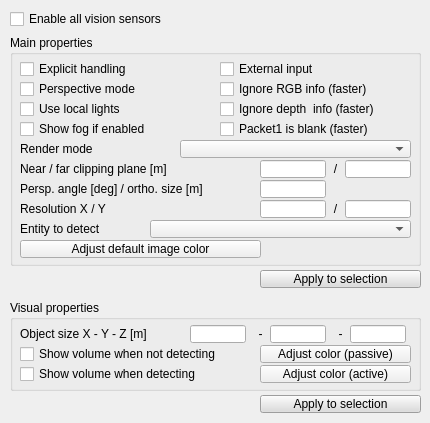
<?xml version="1.0" encoding="UTF-8"?>
<ui version="4.0">
 <class>CQDlgVisionSensors</class>
 <widget class="QDialog" name="CQDlgVisionSensors">
  <property name="geometry">
   <rect>
    <x>0</x>
    <y>0</y>
    <width>430</width>
    <height>423</height>
   </rect>
  </property>
  <property name="windowTitle">
   <string>Vision Sensor Properties</string>
  </property>
  <property name="locale">
   <locale language="English" country="UnitedStates"/>
  </property>
  <widget class="QCheckBox" name="qqEnabled">
   <property name="geometry">
    <rect>
     <x>10</x>
     <y>10</y>
     <width>261</width>
     <height>18</height>
    </rect>
   </property>
   <property name="focusPolicy">
    <enum>Qt::StrongFocus</enum>
   </property>
   <property name="text">
    <string>Enable all vision sensors</string>
   </property>
  </widget>
  <widget class="QGroupBox" name="groupBox">
   <property name="geometry">
    <rect>
     <x>10</x>
     <y>35</y>
     <width>411</width>
     <height>231</height>
    </rect>
   </property>
   <property name="title">
    <string>Main properties</string>
   </property>
   <property name="flat">
    <bool>false</bool>
   </property>
   <widget class="QCheckBox" name="qqExplicitHandling">
    <property name="geometry">
     <rect>
      <x>10</x>
      <y>25</y>
      <width>201</width>
      <height>18</height>
     </rect>
    </property>
    <property name="focusPolicy">
     <enum>Qt::StrongFocus</enum>
    </property>
    <property name="text">
     <string>Explicit handling</string>
    </property>
   </widget>
   <widget class="QCheckBox" name="qqExternalInput">
    <property name="geometry">
     <rect>
      <x>210</x>
      <y>25</y>
      <width>201</width>
      <height>18</height>
     </rect>
    </property>
    <property name="focusPolicy">
     <enum>Qt::StrongFocus</enum>
    </property>
    <property name="text">
     <string>External input</string>
    </property>
   </widget>
   <widget class="QCheckBox" name="qqPerspective">
    <property name="geometry">
     <rect>
      <x>10</x>
      <y>45</y>
      <width>201</width>
      <height>18</height>
     </rect>
    </property>
    <property name="focusPolicy">
     <enum>Qt::StrongFocus</enum>
    </property>
    <property name="text">
     <string>Perspective mode</string>
    </property>
   </widget>
   <widget class="QCheckBox" name="qqLocalLights">
    <property name="geometry">
     <rect>
      <x>10</x>
      <y>65</y>
      <width>201</width>
      <height>18</height>
     </rect>
    </property>
    <property name="focusPolicy">
     <enum>Qt::StrongFocus</enum>
    </property>
    <property name="text">
     <string>Use local lights</string>
    </property>
   </widget>
   <widget class="QCheckBox" name="qqShowFog">
    <property name="geometry">
     <rect>
      <x>10</x>
      <y>85</y>
      <width>201</width>
      <height>18</height>
     </rect>
    </property>
    <property name="focusPolicy">
     <enum>Qt::StrongFocus</enum>
    </property>
    <property name="text">
     <string>Show fog if enabled</string>
    </property>
   </widget>
   <widget class="QLabel" name="label">
    <property name="geometry">
     <rect>
      <x>10</x>
      <y>125</y>
      <width>241</width>
      <height>18</height>
     </rect>
    </property>
    <property name="text">
     <string>Near / far clipping plane [m]</string>
    </property>
   </widget>
   <widget class="QLineEdit" name="qqNearPlane">
    <property name="geometry">
     <rect>
      <x>250</x>
      <y>125</y>
      <width>66</width>
      <height>18</height>
     </rect>
    </property>
   </widget>
   <widget class="QLineEdit" name="qqFarPlane">
    <property name="geometry">
     <rect>
      <x>335</x>
      <y>125</y>
      <width>66</width>
      <height>18</height>
     </rect>
    </property>
   </widget>
   <widget class="QLabel" name="label_2">
    <property name="geometry">
     <rect>
      <x>315</x>
      <y>125</y>
      <width>21</width>
      <height>18</height>
     </rect>
    </property>
    <property name="text">
     <string>/</string>
    </property>
    <property name="alignment">
     <set>Qt::AlignCenter</set>
    </property>
   </widget>
   <widget class="QLineEdit" name="qqPerspectiveAngleOrOrthographicSize">
    <property name="geometry">
     <rect>
      <x>250</x>
      <y>145</y>
      <width>66</width>
      <height>18</height>
     </rect>
    </property>
   </widget>
   <widget class="QLabel" name="label_3">
    <property name="geometry">
     <rect>
      <x>10</x>
      <y>145</y>
      <width>241</width>
      <height>18</height>
     </rect>
    </property>
    <property name="text">
     <string>Persp. angle [deg] / ortho. size [m]</string>
    </property>
   </widget>
   <widget class="QLineEdit" name="qqResX">
    <property name="geometry">
     <rect>
      <x>250</x>
      <y>165</y>
      <width>66</width>
      <height>18</height>
     </rect>
    </property>
   </widget>
   <widget class="QLabel" name="label_4">
    <property name="geometry">
     <rect>
      <x>315</x>
      <y>165</y>
      <width>21</width>
      <height>18</height>
     </rect>
    </property>
    <property name="text">
     <string>/</string>
    </property>
    <property name="alignment">
     <set>Qt::AlignCenter</set>
    </property>
   </widget>
   <widget class="QLineEdit" name="qqResY">
    <property name="geometry">
     <rect>
      <x>335</x>
      <y>165</y>
      <width>66</width>
      <height>18</height>
     </rect>
    </property>
   </widget>
   <widget class="QLabel" name="label_5">
    <property name="geometry">
     <rect>
      <x>10</x>
      <y>165</y>
      <width>241</width>
      <height>18</height>
     </rect>
    </property>
    <property name="text">
     <string>Resolution X / Y</string>
    </property>
   </widget>
   <widget class="QToolButton" name="qqAdjustImageColor">
    <property name="geometry">
     <rect>
      <x>10</x>
      <y>205</y>
      <width>241</width>
      <height>18</height>
     </rect>
    </property>
    <property name="focusPolicy">
     <enum>Qt::StrongFocus</enum>
    </property>
    <property name="text">
     <string>Adjust default image color</string>
    </property>
   </widget>
   <widget class="QCheckBox" name="qqIgnoreRGB">
    <property name="geometry">
     <rect>
      <x>210</x>
      <y>45</y>
      <width>201</width>
      <height>18</height>
     </rect>
    </property>
    <property name="focusPolicy">
     <enum>Qt::StrongFocus</enum>
    </property>
    <property name="text">
     <string>Ignore RGB info (faster)</string>
    </property>
   </widget>
   <widget class="QCheckBox" name="qqIgnoreDepth">
    <property name="geometry">
     <rect>
      <x>210</x>
      <y>65</y>
      <width>201</width>
      <height>18</height>
     </rect>
    </property>
    <property name="focusPolicy">
     <enum>Qt::StrongFocus</enum>
    </property>
    <property name="text">
     <string>Ignore depth  info (faster)</string>
    </property>
   </widget>
   <widget class="QCheckBox" name="qqIgnorePacket1">
    <property name="geometry">
     <rect>
      <x>210</x>
      <y>85</y>
      <width>201</width>
      <height>18</height>
     </rect>
    </property>
    <property name="focusPolicy">
     <enum>Qt::StrongFocus</enum>
    </property>
    <property name="text">
     <string>Packet1 is blank (faster)</string>
    </property>
   </widget>
   <widget class="QLabel" name="label_9">
    <property name="geometry">
     <rect>
      <x>10</x>
      <y>105</y>
      <width>151</width>
      <height>18</height>
     </rect>
    </property>
    <property name="text">
     <string>Render mode</string>
    </property>
   </widget>
   <widget class="QComboBox" name="qqRenderModeCombo">
    <property name="geometry">
     <rect>
      <x>170</x>
      <y>105</y>
      <width>231</width>
      <height>18</height>
     </rect>
    </property>
   </widget>
   <widget class="QComboBox" name="qqEntityCombo">
    <property name="geometry">
     <rect>
      <x>140</x>
      <y>185</y>
      <width>261</width>
      <height>18</height>
     </rect>
    </property>
   </widget>
   <widget class="QLabel" name="label_10">
    <property name="geometry">
     <rect>
      <x>10</x>
      <y>185</y>
      <width>131</width>
      <height>18</height>
     </rect>
    </property>
    <property name="text">
     <string>Entity to detect</string>
    </property>
   </widget>
  </widget>
  <widget class="QGroupBox" name="groupBox_4">
   <property name="geometry">
    <rect>
     <x>10</x>
     <y>300</y>
     <width>411</width>
     <height>91</height>
    </rect>
   </property>
   <property name="title">
    <string>Visual properties</string>
   </property>
   <property name="flat">
    <bool>false</bool>
   </property>
   <widget class="QToolButton" name="qqCasingColorPassive">
    <property name="geometry">
     <rect>
      <x>250</x>
      <y>45</y>
      <width>151</width>
      <height>18</height>
     </rect>
    </property>
    <property name="focusPolicy">
     <enum>Qt::StrongFocus</enum>
    </property>
    <property name="text">
     <string>Adjust color (passive)</string>
    </property>
   </widget>
   <widget class="QToolButton" name="qqCasingColorActive">
    <property name="geometry">
     <rect>
      <x>250</x>
      <y>65</y>
      <width>151</width>
      <height>18</height>
     </rect>
    </property>
    <property name="focusPolicy">
     <enum>Qt::StrongFocus</enum>
    </property>
    <property name="text">
     <string>Adjust color (active)</string>
    </property>
   </widget>
   <widget class="QCheckBox" name="qqShowDetecting">
    <property name="geometry">
     <rect>
      <x>10</x>
      <y>65</y>
      <width>241</width>
      <height>18</height>
     </rect>
    </property>
    <property name="focusPolicy">
     <enum>Qt::StrongFocus</enum>
    </property>
    <property name="text">
     <string>Show volume when detecting</string>
    </property>
   </widget>
   <widget class="QCheckBox" name="qqShowNotDetecting">
    <property name="geometry">
     <rect>
      <x>10</x>
      <y>45</y>
      <width>241</width>
      <height>18</height>
     </rect>
    </property>
    <property name="focusPolicy">
     <enum>Qt::StrongFocus</enum>
    </property>
    <property name="text">
     <string>Show volume when not detecting</string>
    </property>
   </widget>
   <widget class="QLineEdit" name="qqSizeZ">
    <property name="geometry">
     <rect>
      <x>340</x>
      <y>25</y>
      <width>56</width>
      <height>18</height>
     </rect>
    </property>
   </widget>
   <widget class="QLineEdit" name="qqSizeY">
    <property name="geometry">
     <rect>
      <x>260</x>
      <y>25</y>
      <width>56</width>
      <height>18</height>
     </rect>
    </property>
   </widget>
   <widget class="QLabel" name="label_8">
    <property name="geometry">
     <rect>
      <x>240</x>
      <y>25</y>
      <width>21</width>
      <height>18</height>
     </rect>
    </property>
    <property name="text">
     <string>-</string>
    </property>
    <property name="alignment">
     <set>Qt::AlignCenter</set>
    </property>
   </widget>
   <widget class="QLabel" name="label_6">
    <property name="geometry">
     <rect>
      <x>10</x>
      <y>25</y>
      <width>171</width>
      <height>18</height>
     </rect>
    </property>
    <property name="text">
     <string>Object size X - Y - Z [m]</string>
    </property>
   </widget>
   <widget class="QLineEdit" name="qqSizeX">
    <property name="geometry">
     <rect>
      <x>180</x>
      <y>25</y>
      <width>56</width>
      <height>18</height>
     </rect>
    </property>
   </widget>
   <widget class="QLabel" name="label_7">
    <property name="geometry">
     <rect>
      <x>320</x>
      <y>25</y>
      <width>21</width>
      <height>18</height>
     </rect>
    </property>
    <property name="text">
     <string>-</string>
    </property>
    <property name="alignment">
     <set>Qt::AlignCenter</set>
    </property>
   </widget>
  </widget>
  <widget class="QToolButton" name="qqApplyMainProperties">
   <property name="geometry">
    <rect>
     <x>260</x>
     <y>270</y>
     <width>161</width>
     <height>18</height>
    </rect>
   </property>
   <property name="palette">
    <palette>
     <active>
      <colorrole role="WindowText">
       <brush brushstyle="SolidPattern">
        <color alpha="255">
         <red>0</red>
         <green>0</green>
         <blue>0</blue>
        </color>
       </brush>
      </colorrole>
      <colorrole role="Button">
       <brush brushstyle="SolidPattern">
        <color alpha="255">
         <red>220</red>
         <green>220</green>
         <blue>220</blue>
        </color>
       </brush>
      </colorrole>
      <colorrole role="Light">
       <brush brushstyle="SolidPattern">
        <color alpha="255">
         <red>255</red>
         <green>255</green>
         <blue>255</blue>
        </color>
       </brush>
      </colorrole>
      <colorrole role="Midlight">
       <brush brushstyle="SolidPattern">
        <color alpha="255">
         <red>237</red>
         <green>237</green>
         <blue>237</blue>
        </color>
       </brush>
      </colorrole>
      <colorrole role="Dark">
       <brush brushstyle="SolidPattern">
        <color alpha="255">
         <red>110</red>
         <green>110</green>
         <blue>110</blue>
        </color>
       </brush>
      </colorrole>
      <colorrole role="Mid">
       <brush brushstyle="SolidPattern">
        <color alpha="255">
         <red>147</red>
         <green>147</green>
         <blue>147</blue>
        </color>
       </brush>
      </colorrole>
      <colorrole role="Text">
       <brush brushstyle="SolidPattern">
        <color alpha="255">
         <red>0</red>
         <green>0</green>
         <blue>0</blue>
        </color>
       </brush>
      </colorrole>
      <colorrole role="BrightText">
       <brush brushstyle="SolidPattern">
        <color alpha="255">
         <red>255</red>
         <green>255</green>
         <blue>255</blue>
        </color>
       </brush>
      </colorrole>
      <colorrole role="ButtonText">
       <brush brushstyle="SolidPattern">
        <color alpha="255">
         <red>0</red>
         <green>0</green>
         <blue>0</blue>
        </color>
       </brush>
      </colorrole>
      <colorrole role="Base">
       <brush brushstyle="SolidPattern">
        <color alpha="255">
         <red>255</red>
         <green>255</green>
         <blue>255</blue>
        </color>
       </brush>
      </colorrole>
      <colorrole role="Window">
       <brush brushstyle="SolidPattern">
        <color alpha="255">
         <red>220</red>
         <green>220</green>
         <blue>220</blue>
        </color>
       </brush>
      </colorrole>
      <colorrole role="Shadow">
       <brush brushstyle="SolidPattern">
        <color alpha="255">
         <red>0</red>
         <green>0</green>
         <blue>0</blue>
        </color>
       </brush>
      </colorrole>
      <colorrole role="AlternateBase">
       <brush brushstyle="SolidPattern">
        <color alpha="255">
         <red>237</red>
         <green>237</green>
         <blue>237</blue>
        </color>
       </brush>
      </colorrole>
      <colorrole role="ToolTipBase">
       <brush brushstyle="SolidPattern">
        <color alpha="255">
         <red>255</red>
         <green>255</green>
         <blue>220</blue>
        </color>
       </brush>
      </colorrole>
      <colorrole role="ToolTipText">
       <brush brushstyle="SolidPattern">
        <color alpha="255">
         <red>0</red>
         <green>0</green>
         <blue>0</blue>
        </color>
       </brush>
      </colorrole>
      <colorrole role="PlaceholderText">
       <brush brushstyle="NoBrush">
        <color alpha="128">
         <red>0</red>
         <green>0</green>
         <blue>0</blue>
        </color>
       </brush>
      </colorrole>
     </active>
     <inactive>
      <colorrole role="WindowText">
       <brush brushstyle="SolidPattern">
        <color alpha="255">
         <red>0</red>
         <green>0</green>
         <blue>0</blue>
        </color>
       </brush>
      </colorrole>
      <colorrole role="Button">
       <brush brushstyle="SolidPattern">
        <color alpha="255">
         <red>220</red>
         <green>220</green>
         <blue>220</blue>
        </color>
       </brush>
      </colorrole>
      <colorrole role="Light">
       <brush brushstyle="SolidPattern">
        <color alpha="255">
         <red>255</red>
         <green>255</green>
         <blue>255</blue>
        </color>
       </brush>
      </colorrole>
      <colorrole role="Midlight">
       <brush brushstyle="SolidPattern">
        <color alpha="255">
         <red>237</red>
         <green>237</green>
         <blue>237</blue>
        </color>
       </brush>
      </colorrole>
      <colorrole role="Dark">
       <brush brushstyle="SolidPattern">
        <color alpha="255">
         <red>110</red>
         <green>110</green>
         <blue>110</blue>
        </color>
       </brush>
      </colorrole>
      <colorrole role="Mid">
       <brush brushstyle="SolidPattern">
        <color alpha="255">
         <red>147</red>
         <green>147</green>
         <blue>147</blue>
        </color>
       </brush>
      </colorrole>
      <colorrole role="Text">
       <brush brushstyle="SolidPattern">
        <color alpha="255">
         <red>0</red>
         <green>0</green>
         <blue>0</blue>
        </color>
       </brush>
      </colorrole>
      <colorrole role="BrightText">
       <brush brushstyle="SolidPattern">
        <color alpha="255">
         <red>255</red>
         <green>255</green>
         <blue>255</blue>
        </color>
       </brush>
      </colorrole>
      <colorrole role="ButtonText">
       <brush brushstyle="SolidPattern">
        <color alpha="255">
         <red>0</red>
         <green>0</green>
         <blue>0</blue>
        </color>
       </brush>
      </colorrole>
      <colorrole role="Base">
       <brush brushstyle="SolidPattern">
        <color alpha="255">
         <red>255</red>
         <green>255</green>
         <blue>255</blue>
        </color>
       </brush>
      </colorrole>
      <colorrole role="Window">
       <brush brushstyle="SolidPattern">
        <color alpha="255">
         <red>220</red>
         <green>220</green>
         <blue>220</blue>
        </color>
       </brush>
      </colorrole>
      <colorrole role="Shadow">
       <brush brushstyle="SolidPattern">
        <color alpha="255">
         <red>0</red>
         <green>0</green>
         <blue>0</blue>
        </color>
       </brush>
      </colorrole>
      <colorrole role="AlternateBase">
       <brush brushstyle="SolidPattern">
        <color alpha="255">
         <red>237</red>
         <green>237</green>
         <blue>237</blue>
        </color>
       </brush>
      </colorrole>
      <colorrole role="ToolTipBase">
       <brush brushstyle="SolidPattern">
        <color alpha="255">
         <red>255</red>
         <green>255</green>
         <blue>220</blue>
        </color>
       </brush>
      </colorrole>
      <colorrole role="ToolTipText">
       <brush brushstyle="SolidPattern">
        <color alpha="255">
         <red>0</red>
         <green>0</green>
         <blue>0</blue>
        </color>
       </brush>
      </colorrole>
      <colorrole role="PlaceholderText">
       <brush brushstyle="NoBrush">
        <color alpha="128">
         <red>0</red>
         <green>0</green>
         <blue>0</blue>
        </color>
       </brush>
      </colorrole>
     </inactive>
     <disabled>
      <colorrole role="WindowText">
       <brush brushstyle="SolidPattern">
        <color alpha="255">
         <red>110</red>
         <green>110</green>
         <blue>110</blue>
        </color>
       </brush>
      </colorrole>
      <colorrole role="Button">
       <brush brushstyle="SolidPattern">
        <color alpha="255">
         <red>220</red>
         <green>220</green>
         <blue>220</blue>
        </color>
       </brush>
      </colorrole>
      <colorrole role="Light">
       <brush brushstyle="SolidPattern">
        <color alpha="255">
         <red>255</red>
         <green>255</green>
         <blue>255</blue>
        </color>
       </brush>
      </colorrole>
      <colorrole role="Midlight">
       <brush brushstyle="SolidPattern">
        <color alpha="255">
         <red>237</red>
         <green>237</green>
         <blue>237</blue>
        </color>
       </brush>
      </colorrole>
      <colorrole role="Dark">
       <brush brushstyle="SolidPattern">
        <color alpha="255">
         <red>110</red>
         <green>110</green>
         <blue>110</blue>
        </color>
       </brush>
      </colorrole>
      <colorrole role="Mid">
       <brush brushstyle="SolidPattern">
        <color alpha="255">
         <red>147</red>
         <green>147</green>
         <blue>147</blue>
        </color>
       </brush>
      </colorrole>
      <colorrole role="Text">
       <brush brushstyle="SolidPattern">
        <color alpha="255">
         <red>110</red>
         <green>110</green>
         <blue>110</blue>
        </color>
       </brush>
      </colorrole>
      <colorrole role="BrightText">
       <brush brushstyle="SolidPattern">
        <color alpha="255">
         <red>255</red>
         <green>255</green>
         <blue>255</blue>
        </color>
       </brush>
      </colorrole>
      <colorrole role="ButtonText">
       <brush brushstyle="SolidPattern">
        <color alpha="255">
         <red>110</red>
         <green>110</green>
         <blue>110</blue>
        </color>
       </brush>
      </colorrole>
      <colorrole role="Base">
       <brush brushstyle="SolidPattern">
        <color alpha="255">
         <red>220</red>
         <green>220</green>
         <blue>220</blue>
        </color>
       </brush>
      </colorrole>
      <colorrole role="Window">
       <brush brushstyle="SolidPattern">
        <color alpha="255">
         <red>220</red>
         <green>220</green>
         <blue>220</blue>
        </color>
       </brush>
      </colorrole>
      <colorrole role="Shadow">
       <brush brushstyle="SolidPattern">
        <color alpha="255">
         <red>0</red>
         <green>0</green>
         <blue>0</blue>
        </color>
       </brush>
      </colorrole>
      <colorrole role="AlternateBase">
       <brush brushstyle="SolidPattern">
        <color alpha="255">
         <red>220</red>
         <green>220</green>
         <blue>220</blue>
        </color>
       </brush>
      </colorrole>
      <colorrole role="ToolTipBase">
       <brush brushstyle="SolidPattern">
        <color alpha="255">
         <red>255</red>
         <green>255</green>
         <blue>220</blue>
        </color>
       </brush>
      </colorrole>
      <colorrole role="ToolTipText">
       <brush brushstyle="SolidPattern">
        <color alpha="255">
         <red>0</red>
         <green>0</green>
         <blue>0</blue>
        </color>
       </brush>
      </colorrole>
      <colorrole role="PlaceholderText">
       <brush brushstyle="NoBrush">
        <color alpha="128">
         <red>0</red>
         <green>0</green>
         <blue>0</blue>
        </color>
       </brush>
      </colorrole>
     </disabled>
    </palette>
   </property>
   <property name="focusPolicy">
    <enum>Qt::StrongFocus</enum>
   </property>
   <property name="text">
    <string>Apply to selection</string>
   </property>
  </widget>
  <widget class="QToolButton" name="qqApplyColors">
   <property name="geometry">
    <rect>
     <x>260</x>
     <y>395</y>
     <width>161</width>
     <height>18</height>
    </rect>
   </property>
   <property name="palette">
    <palette>
     <active>
      <colorrole role="WindowText">
       <brush brushstyle="SolidPattern">
        <color alpha="255">
         <red>0</red>
         <green>0</green>
         <blue>0</blue>
        </color>
       </brush>
      </colorrole>
      <colorrole role="Button">
       <brush brushstyle="SolidPattern">
        <color alpha="255">
         <red>220</red>
         <green>220</green>
         <blue>220</blue>
        </color>
       </brush>
      </colorrole>
      <colorrole role="Light">
       <brush brushstyle="SolidPattern">
        <color alpha="255">
         <red>255</red>
         <green>255</green>
         <blue>255</blue>
        </color>
       </brush>
      </colorrole>
      <colorrole role="Midlight">
       <brush brushstyle="SolidPattern">
        <color alpha="255">
         <red>237</red>
         <green>237</green>
         <blue>237</blue>
        </color>
       </brush>
      </colorrole>
      <colorrole role="Dark">
       <brush brushstyle="SolidPattern">
        <color alpha="255">
         <red>110</red>
         <green>110</green>
         <blue>110</blue>
        </color>
       </brush>
      </colorrole>
      <colorrole role="Mid">
       <brush brushstyle="SolidPattern">
        <color alpha="255">
         <red>147</red>
         <green>147</green>
         <blue>147</blue>
        </color>
       </brush>
      </colorrole>
      <colorrole role="Text">
       <brush brushstyle="SolidPattern">
        <color alpha="255">
         <red>0</red>
         <green>0</green>
         <blue>0</blue>
        </color>
       </brush>
      </colorrole>
      <colorrole role="BrightText">
       <brush brushstyle="SolidPattern">
        <color alpha="255">
         <red>255</red>
         <green>255</green>
         <blue>255</blue>
        </color>
       </brush>
      </colorrole>
      <colorrole role="ButtonText">
       <brush brushstyle="SolidPattern">
        <color alpha="255">
         <red>0</red>
         <green>0</green>
         <blue>0</blue>
        </color>
       </brush>
      </colorrole>
      <colorrole role="Base">
       <brush brushstyle="SolidPattern">
        <color alpha="255">
         <red>255</red>
         <green>255</green>
         <blue>255</blue>
        </color>
       </brush>
      </colorrole>
      <colorrole role="Window">
       <brush brushstyle="SolidPattern">
        <color alpha="255">
         <red>220</red>
         <green>220</green>
         <blue>220</blue>
        </color>
       </brush>
      </colorrole>
      <colorrole role="Shadow">
       <brush brushstyle="SolidPattern">
        <color alpha="255">
         <red>0</red>
         <green>0</green>
         <blue>0</blue>
        </color>
       </brush>
      </colorrole>
      <colorrole role="AlternateBase">
       <brush brushstyle="SolidPattern">
        <color alpha="255">
         <red>237</red>
         <green>237</green>
         <blue>237</blue>
        </color>
       </brush>
      </colorrole>
      <colorrole role="ToolTipBase">
       <brush brushstyle="SolidPattern">
        <color alpha="255">
         <red>255</red>
         <green>255</green>
         <blue>220</blue>
        </color>
       </brush>
      </colorrole>
      <colorrole role="ToolTipText">
       <brush brushstyle="SolidPattern">
        <color alpha="255">
         <red>0</red>
         <green>0</green>
         <blue>0</blue>
        </color>
       </brush>
      </colorrole>
      <colorrole role="PlaceholderText">
       <brush brushstyle="NoBrush">
        <color alpha="128">
         <red>0</red>
         <green>0</green>
         <blue>0</blue>
        </color>
       </brush>
      </colorrole>
     </active>
     <inactive>
      <colorrole role="WindowText">
       <brush brushstyle="SolidPattern">
        <color alpha="255">
         <red>0</red>
         <green>0</green>
         <blue>0</blue>
        </color>
       </brush>
      </colorrole>
      <colorrole role="Button">
       <brush brushstyle="SolidPattern">
        <color alpha="255">
         <red>220</red>
         <green>220</green>
         <blue>220</blue>
        </color>
       </brush>
      </colorrole>
      <colorrole role="Light">
       <brush brushstyle="SolidPattern">
        <color alpha="255">
         <red>255</red>
         <green>255</green>
         <blue>255</blue>
        </color>
       </brush>
      </colorrole>
      <colorrole role="Midlight">
       <brush brushstyle="SolidPattern">
        <color alpha="255">
         <red>237</red>
         <green>237</green>
         <blue>237</blue>
        </color>
       </brush>
      </colorrole>
      <colorrole role="Dark">
       <brush brushstyle="SolidPattern">
        <color alpha="255">
         <red>110</red>
         <green>110</green>
         <blue>110</blue>
        </color>
       </brush>
      </colorrole>
      <colorrole role="Mid">
       <brush brushstyle="SolidPattern">
        <color alpha="255">
         <red>147</red>
         <green>147</green>
         <blue>147</blue>
        </color>
       </brush>
      </colorrole>
      <colorrole role="Text">
       <brush brushstyle="SolidPattern">
        <color alpha="255">
         <red>0</red>
         <green>0</green>
         <blue>0</blue>
        </color>
       </brush>
      </colorrole>
      <colorrole role="BrightText">
       <brush brushstyle="SolidPattern">
        <color alpha="255">
         <red>255</red>
         <green>255</green>
         <blue>255</blue>
        </color>
       </brush>
      </colorrole>
      <colorrole role="ButtonText">
       <brush brushstyle="SolidPattern">
        <color alpha="255">
         <red>0</red>
         <green>0</green>
         <blue>0</blue>
        </color>
       </brush>
      </colorrole>
      <colorrole role="Base">
       <brush brushstyle="SolidPattern">
        <color alpha="255">
         <red>255</red>
         <green>255</green>
         <blue>255</blue>
        </color>
       </brush>
      </colorrole>
      <colorrole role="Window">
       <brush brushstyle="SolidPattern">
        <color alpha="255">
         <red>220</red>
         <green>220</green>
         <blue>220</blue>
        </color>
       </brush>
      </colorrole>
      <colorrole role="Shadow">
       <brush brushstyle="SolidPattern">
        <color alpha="255">
         <red>0</red>
         <green>0</green>
         <blue>0</blue>
        </color>
       </brush>
      </colorrole>
      <colorrole role="AlternateBase">
       <brush brushstyle="SolidPattern">
        <color alpha="255">
         <red>237</red>
         <green>237</green>
         <blue>237</blue>
        </color>
       </brush>
      </colorrole>
      <colorrole role="ToolTipBase">
       <brush brushstyle="SolidPattern">
        <color alpha="255">
         <red>255</red>
         <green>255</green>
         <blue>220</blue>
        </color>
       </brush>
      </colorrole>
      <colorrole role="ToolTipText">
       <brush brushstyle="SolidPattern">
        <color alpha="255">
         <red>0</red>
         <green>0</green>
         <blue>0</blue>
        </color>
       </brush>
      </colorrole>
      <colorrole role="PlaceholderText">
       <brush brushstyle="NoBrush">
        <color alpha="128">
         <red>0</red>
         <green>0</green>
         <blue>0</blue>
        </color>
       </brush>
      </colorrole>
     </inactive>
     <disabled>
      <colorrole role="WindowText">
       <brush brushstyle="SolidPattern">
        <color alpha="255">
         <red>110</red>
         <green>110</green>
         <blue>110</blue>
        </color>
       </brush>
      </colorrole>
      <colorrole role="Button">
       <brush brushstyle="SolidPattern">
        <color alpha="255">
         <red>220</red>
         <green>220</green>
         <blue>220</blue>
        </color>
       </brush>
      </colorrole>
      <colorrole role="Light">
       <brush brushstyle="SolidPattern">
        <color alpha="255">
         <red>255</red>
         <green>255</green>
         <blue>255</blue>
        </color>
       </brush>
      </colorrole>
      <colorrole role="Midlight">
       <brush brushstyle="SolidPattern">
        <color alpha="255">
         <red>237</red>
         <green>237</green>
         <blue>237</blue>
        </color>
       </brush>
      </colorrole>
      <colorrole role="Dark">
       <brush brushstyle="SolidPattern">
        <color alpha="255">
         <red>110</red>
         <green>110</green>
         <blue>110</blue>
        </color>
       </brush>
      </colorrole>
      <colorrole role="Mid">
       <brush brushstyle="SolidPattern">
        <color alpha="255">
         <red>147</red>
         <green>147</green>
         <blue>147</blue>
        </color>
       </brush>
      </colorrole>
      <colorrole role="Text">
       <brush brushstyle="SolidPattern">
        <color alpha="255">
         <red>110</red>
         <green>110</green>
         <blue>110</blue>
        </color>
       </brush>
      </colorrole>
      <colorrole role="BrightText">
       <brush brushstyle="SolidPattern">
        <color alpha="255">
         <red>255</red>
         <green>255</green>
         <blue>255</blue>
        </color>
       </brush>
      </colorrole>
      <colorrole role="ButtonText">
       <brush brushstyle="SolidPattern">
        <color alpha="255">
         <red>110</red>
         <green>110</green>
         <blue>110</blue>
        </color>
       </brush>
      </colorrole>
      <colorrole role="Base">
       <brush brushstyle="SolidPattern">
        <color alpha="255">
         <red>220</red>
         <green>220</green>
         <blue>220</blue>
        </color>
       </brush>
      </colorrole>
      <colorrole role="Window">
       <brush brushstyle="SolidPattern">
        <color alpha="255">
         <red>220</red>
         <green>220</green>
         <blue>220</blue>
        </color>
       </brush>
      </colorrole>
      <colorrole role="Shadow">
       <brush brushstyle="SolidPattern">
        <color alpha="255">
         <red>0</red>
         <green>0</green>
         <blue>0</blue>
        </color>
       </brush>
      </colorrole>
      <colorrole role="AlternateBase">
       <brush brushstyle="SolidPattern">
        <color alpha="255">
         <red>220</red>
         <green>220</green>
         <blue>220</blue>
        </color>
       </brush>
      </colorrole>
      <colorrole role="ToolTipBase">
       <brush brushstyle="SolidPattern">
        <color alpha="255">
         <red>255</red>
         <green>255</green>
         <blue>220</blue>
        </color>
       </brush>
      </colorrole>
      <colorrole role="ToolTipText">
       <brush brushstyle="SolidPattern">
        <color alpha="255">
         <red>0</red>
         <green>0</green>
         <blue>0</blue>
        </color>
       </brush>
      </colorrole>
      <colorrole role="PlaceholderText">
       <brush brushstyle="NoBrush">
        <color alpha="128">
         <red>0</red>
         <green>0</green>
         <blue>0</blue>
        </color>
       </brush>
      </colorrole>
     </disabled>
    </palette>
   </property>
   <property name="focusPolicy">
    <enum>Qt::StrongFocus</enum>
   </property>
   <property name="text">
    <string>Apply to selection</string>
   </property>
  </widget>
 </widget>
 <tabstops>
  <tabstop>qqEnabled</tabstop>
  <tabstop>qqExplicitHandling</tabstop>
  <tabstop>qqExternalInput</tabstop>
  <tabstop>qqPerspective</tabstop>
  <tabstop>qqIgnoreRGB</tabstop>
  <tabstop>qqLocalLights</tabstop>
  <tabstop>qqIgnoreDepth</tabstop>
  <tabstop>qqShowFog</tabstop>
  <tabstop>qqIgnorePacket1</tabstop>
  <tabstop>qqRenderModeCombo</tabstop>
  <tabstop>qqNearPlane</tabstop>
  <tabstop>qqFarPlane</tabstop>
  <tabstop>qqPerspectiveAngleOrOrthographicSize</tabstop>
  <tabstop>qqResX</tabstop>
  <tabstop>qqResY</tabstop>
  <tabstop>qqEntityCombo</tabstop>
  <tabstop>qqAdjustImageColor</tabstop>
  <tabstop>qqApplyMainProperties</tabstop>
  <tabstop>qqSizeX</tabstop>
  <tabstop>qqSizeY</tabstop>
  <tabstop>qqSizeZ</tabstop>
  <tabstop>qqShowNotDetecting</tabstop>
  <tabstop>qqShowDetecting</tabstop>
  <tabstop>qqCasingColorPassive</tabstop>
  <tabstop>qqCasingColorActive</tabstop>
  <tabstop>qqApplyColors</tabstop>
 </tabstops>
 <resources/>
 <connections/>
</ui>
